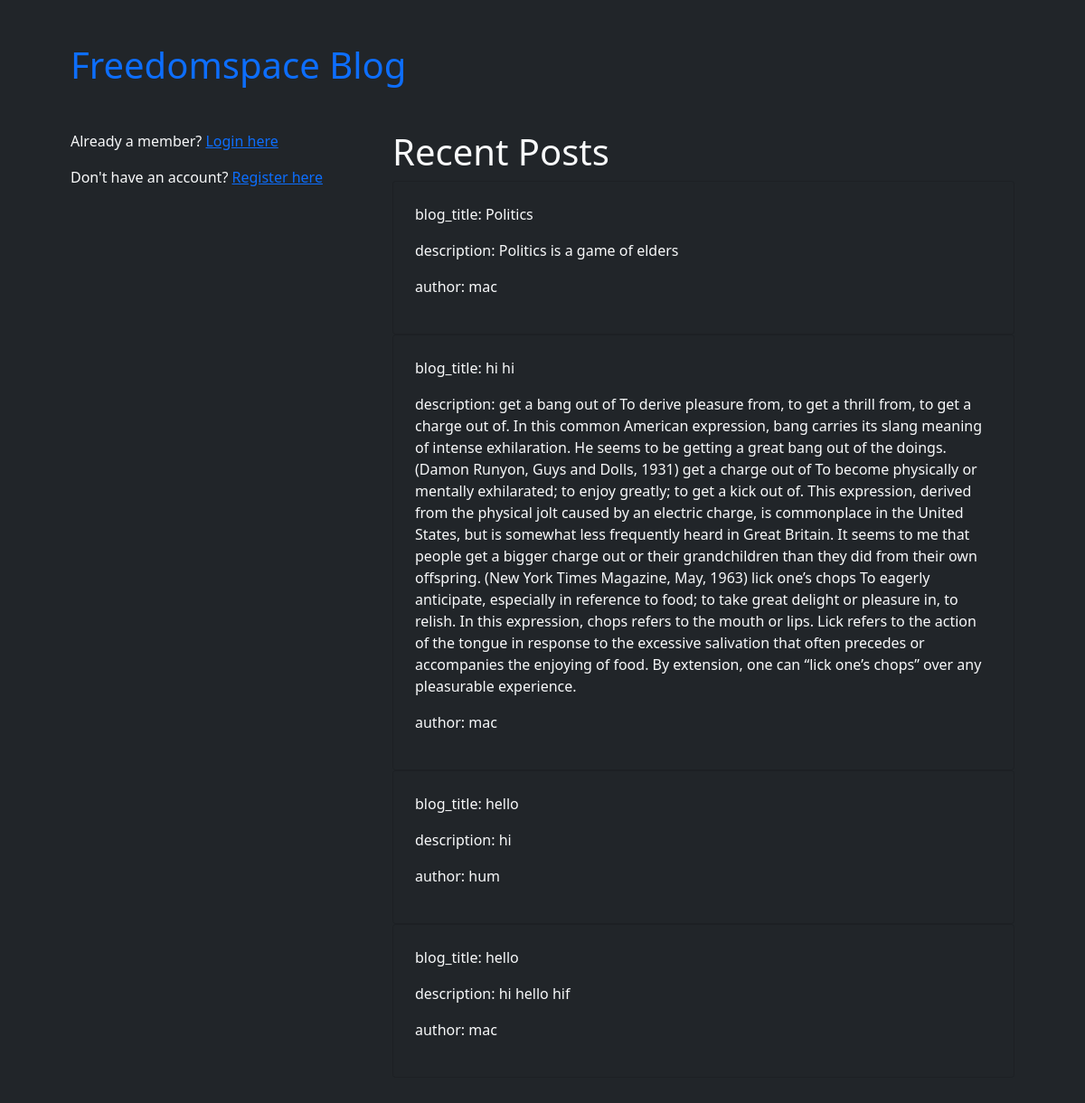
The page /blogs/homepage on the database its author committed.
### blogapp/models.py (models this page shows, shortened)
class Blogs(models.Model):
    blog_title= models.CharField(max_length=250)
    description = models.TextField()
    author = models.ForeignKey(User, on_delete=models.CASCADE)
    create_date = models.DateTimeField(blank=True, default=datetime.now)
    user_id = models.IntegerField(blank=True)
    blog_tag = models.CharField(max_length=300)

### blogapp/views.py (the view)
# urls.py: path('homepage', views.homepage, name='homepage'),
def homepage(request):
    blogs= Blogs.objects.order_by('-create_date')
    data = {
        'blogs' : blogs,
    }
    return render(request, 'index.html', data)

### templates/index.html (shortened to what this page needs)
{% block content %}
{% load static %}
<link href="https://cdn.jsdelivr.net/npm/bootstrap@5.0.2/dist/css/bootstrap.min.css" rel="stylesheet">
<div class="bg-dark text-light">
<div class="container p-5">
        <h1 class="text-primary">Freedomspace Blog</h1>
        <div class="row mt-5">
            <div class="col-4">
                <p>Already a member? <a href="{% url 'login' %}" class="thembo"> Login here</a></p>
                <p>Don't have an account? <a href="{% url 'register' %}" class="thembo"> Register here</a></p>
            </div>
<div class="col-8">
        {% if blogs %}
        <h1>Recent Posts</h1>
            {% for blog in blogs %}
                <div class="card bg-dark p-4">
                    <p>blog_title: {{blog.blog_title}}</p>
                    <p>description: {{blog.description}}</p>
                    <p>author: {{blog.author}}</p>
                </div>
                {% endfor %}
        {% else %}
        <h4> No Blogs</h4>
         {% endif %}
</div>
</div>
</div>
</div>
{% endblock %}

### templates/messages.html (shortened to what this page needs)
{% if messages %}
{% for message in messages %}
{% load static %}
{% endfor %}
{% endif %}

### rows shown on the page
Blogs: blog_title "Politics", description "Politics is a game of elders", author "mac"
Blogs: blog_title "hi hi", description "get a bang out of To derive pleasure from, to get a thrill from, to get a charge out of. In this common American expression, bang carries its slang meaning of intense exhilaration. He seems to be getting a great bang out of the doings. (Damon Runyon, Guys and Dolls, 1931) get a charge out of To become physically or mentally exhilarated; to enjoy greatly; to get a kick out of. This expression, derived from the physical jolt caused by an electric charge, is commonplace in the United States, but is somewhat less frequently heard in Great Britain. It seems to me that people get a bigger charge out or their grandchildren than they did from their own offspring. (New York Times Magazine, May,…", author "mac"
Blogs: blog_title "hello", description "hi", author "hum"
Blogs: blog_title "hello", description "hi hello hif", author "mac"
